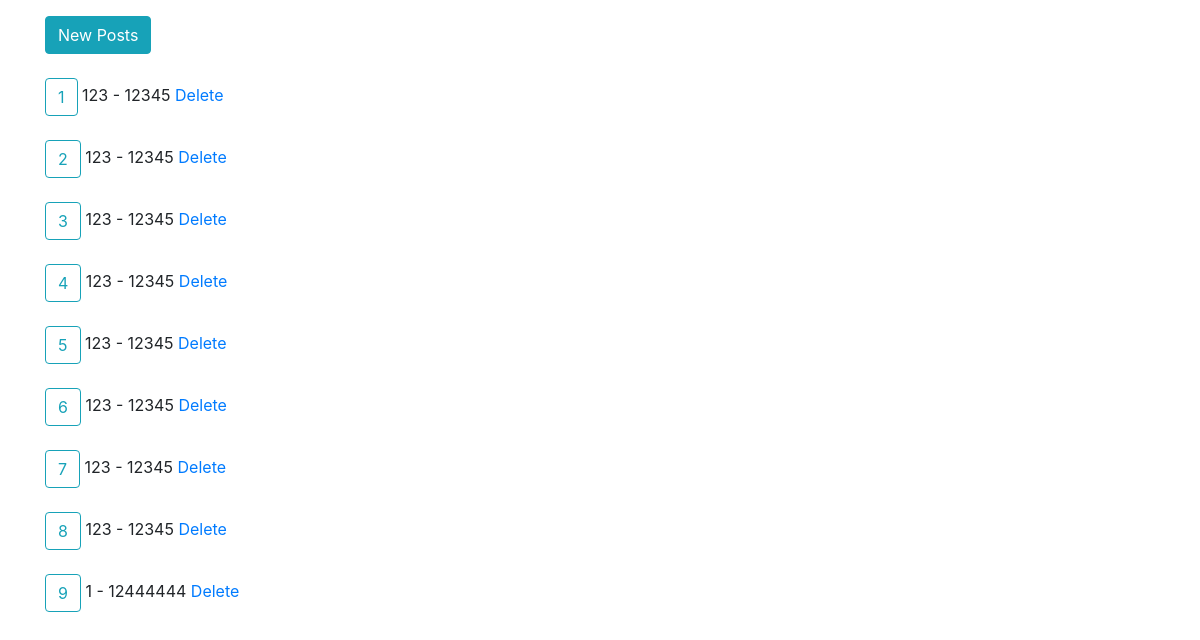
/posts/, run on an earlier commit of the app's database.
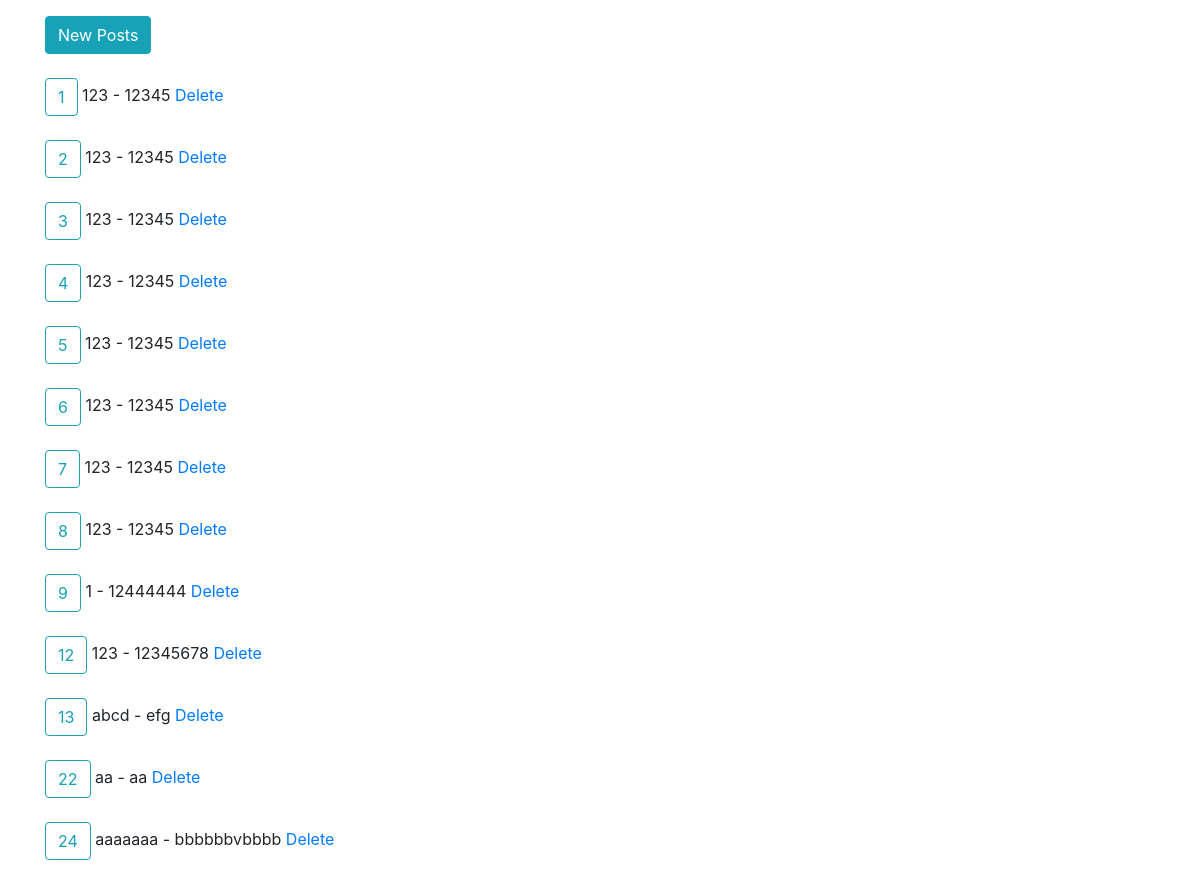
And on a later commit of the database.
### practice1/models.py (models this page shows, shortened)
class Post(models.Model):
    title = models.CharField(max_length=255)
    content = models.TextField(max_length=255)

### practice1/views.py (the view)
# urls.py: path('posts/', views.index, name='posts_index'),
def index(request):
    posts = Post.objects.all()
    return render(request, 'posts/index.html', {
        'posts':posts,
    })

### templates/posts/index.html (shortened to what this page needs)
{% extends "layout.html" %}
{% block main %}
    <a class="btn btn-info" href="{% url 'posts:new' %}">New Posts</a>
    <br>
    <br>
    {% for post in posts %}
    <a class="btn btn-outline-info" href="{% url 'posts:show' post.id %}">{{post.id}}</a> {{ post.title }} - {{post.content}}  <a href="{% url 'posts:delete' post.id %}">Delete</a>  <br>
    <br>
    {% endfor %}
{% endblock %}

### templates/layout.html (shortened to what this page needs)
<!DOCTYPE html>
<html lang="en">
    <head>
        <link rel="stylesheet" href="https://maxcdn.bootstrapcdn.com/bootstrap/4.0.0/css/bootstrap.min.css">
    </head>
    <body>
        <div class="container mt-3">
            <div class="row">
                <div class="col-sm">
                    {% block main %}{% endblock %}
                </div>
            </div>
        </div>
    </body>
</html>

What changed in the data, as far as the page shows it:
added Post: id "12", title "123", content "12345678"
added Post: id "13", title "abcd", content "efg"
added Post: id "22", title "aa", content "aa"
added Post: id "24", title "aaaaaaa", content "bbbbbbvbbbb"
